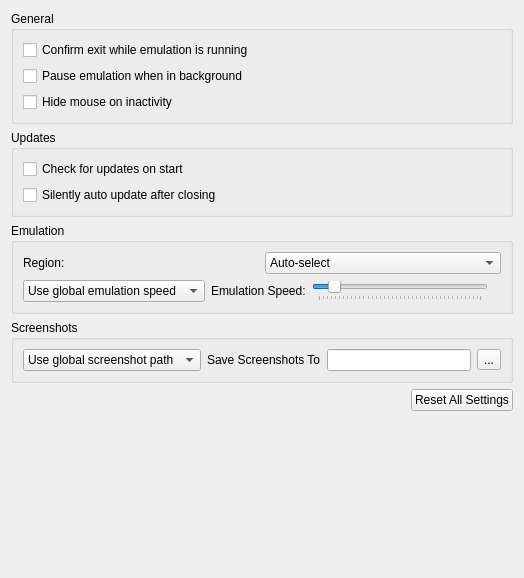
<?xml version="1.0" encoding="UTF-8"?>
<ui version="4.0">
 <class>ConfigureGeneral</class>
 <widget class="QWidget" name="ConfigureGeneral">
  <property name="geometry">
   <rect>
    <x>0</x>
    <y>0</y>
    <width>524</width>
    <height>578</height>
   </rect>
  </property>
  <property name="windowTitle">
   <string>Form</string>
  </property>
  <layout class="QHBoxLayout" name="horizontalLayout">
   <item>
    <layout class="QVBoxLayout" name="verticalLayout">
     <item>
      <widget class="QGroupBox" name="general_group">
       <property name="title">
        <string>General</string>
       </property>
       <layout class="QVBoxLayout" name="verticalLayout_5">
        <item>
         <widget class="QCheckBox" name="toggle_check_exit">
          <property name="text">
           <string>Confirm exit while emulation is running</string>
          </property>
         </widget>
        </item>
        <item>
         <widget class="QCheckBox" name="toggle_background_pause">
          <property name="text">
           <string>Pause emulation when in background</string>
          </property>
         </widget>
        </item>
        <item>
         <widget class="QCheckBox" name="toggle_hide_mouse">
          <property name="text">
           <string>Hide mouse on inactivity</string>
          </property>
         </widget>
        </item>
       </layout>
      </widget>
     </item>
     <item>
      <widget class="QGroupBox" name="updateBox">
       <property name="title">
        <string>Updates</string>
       </property>
       <layout class="QVBoxLayout" name="verticalLayout_4">
        <item>
         <widget class="QCheckBox" name="toggle_update_check">
          <property name="text">
           <string>Check for updates on start</string>
          </property>
         </widget>
        </item>
        <item>
         <widget class="QCheckBox" name="toggle_auto_update">
          <property name="text">
           <string>Silently auto update after closing</string>
          </property>
         </widget>
        </item>
       </layout>
      </widget>
     </item>
     <item>
      <widget class="QGroupBox" name="emulation_group">
       <property name="title">
        <string>Emulation</string>
       </property>
       <layout class="QVBoxLayout" name="verticalLayout_2">
        <item>
         <widget class="QWidget" name="widget_region" native="true">
          <layout class="QHBoxLayout" name="region_layout">
           <property name="leftMargin">
            <number>0</number>
           </property>
           <property name="topMargin">
            <number>0</number>
           </property>
           <property name="rightMargin">
            <number>0</number>
           </property>
           <property name="bottomMargin">
            <number>0</number>
           </property>
           <item>
            <widget class="QLabel" name="region_label">
             <property name="text">
              <string>Region:</string>
             </property>
            </widget>
           </item>
           <item>
            <widget class="QComboBox" name="region_combobox">
             <item>
              <property name="text">
               <string>Auto-select</string>
              </property>
             </item>
             <item>
              <property name="text">
               <string notr="true">JPN</string>
              </property>
             </item>
             <item>
              <property name="text">
               <string notr="true">USA</string>
              </property>
             </item>
             <item>
              <property name="text">
               <string notr="true">EUR</string>
              </property>
             </item>
             <item>
              <property name="text">
               <string notr="true">AUS</string>
              </property>
             </item>
             <item>
              <property name="text">
               <string notr="true">CHN</string>
              </property>
             </item>
             <item>
              <property name="text">
               <string notr="true">KOR</string>
              </property>
             </item>
             <item>
              <property name="text">
               <string notr="true">TWN</string>
              </property>
             </item>
            </widget>
           </item>
          </layout>
         </widget>
        </item>
        <item>
         <widget class="QWidget" name="emulation_speed_layout" native="true">
          <layout class="QHBoxLayout" name="emulation_speed_layout_inner">
           <property name="leftMargin">
            <number>0</number>
           </property>
           <property name="topMargin">
            <number>0</number>
           </property>
           <property name="rightMargin">
            <number>0</number>
           </property>
           <property name="bottomMargin">
            <number>0</number>
           </property>
           <item>
            <widget class="QComboBox" name="emulation_speed_combo">
             <item>
              <property name="text">
               <string>Use global emulation speed</string>
              </property>
             </item>
             <item>
              <property name="text">
               <string>Set emulation speed:</string>
              </property>
             </item>
            </widget>
           </item>
           <item>
            <widget class="QLabel" name="label_emulation_speed">
             <property name="text">
              <string>Emulation Speed:</string>
             </property>
            </widget>
           </item>
           <item>
            <widget class="QSlider" name="frame_limit">
             <property name="minimum">
              <number>0</number>
             </property>
             <property name="maximum">
              <number>199</number>
             </property>
             <property name="singleStep">
              <number>5</number>
             </property>
             <property name="pageStep">
              <number>15</number>
             </property>
             <property name="value">
              <number>19</number>
             </property>
             <property name="orientation">
              <enum>Qt::Horizontal</enum>
             </property>
             <property name="tickPosition">
              <enum>QSlider::TicksBelow</enum>
             </property>
            </widget>
           </item>
           <item>
            <widget class="QLabel" name="emulation_speed_display_label">
             <property name="text">
              <string/>
             </property>
             <property name="alignment">
              <set>Qt::AlignRight|Qt::AlignTrailing|Qt::AlignVCenter</set>
             </property>
            </widget>
           </item>
          </layout>
         </widget>
        </item>
       </layout>
      </widget>
     </item>
     <item>
      <widget class="QGroupBox" name="screenshot_group">
       <property name="title">
        <string>Screenshots</string>
       </property>
       <layout class="QGridLayout" name="gridLayout">
        <property name="verticalSpacing">
         <number>0</number>
        </property>
        <item row="0" column="1">
         <widget class="QWidget" name="widget_screenshot" native="true">
          <layout class="QHBoxLayout" name="screenshot_layout">
           <property name="leftMargin">
            <number>0</number>
           </property>
           <property name="topMargin">
            <number>0</number>
           </property>
           <property name="rightMargin">
            <number>0</number>
           </property>
           <property name="bottomMargin">
            <number>0</number>
           </property>
           <item>
            <widget class="QComboBox" name="screenshot_combo">
             <item>
              <property name="text">
               <string>Use global screenshot path</string>
              </property>
             </item>
             <item>
              <property name="text">
               <string>Set screenshot path:</string>
              </property>
             </item>
            </widget>
           </item>
           <item>
            <widget class="QLabel" name="screenshot_dir_label">
             <property name="text">
              <string>Save Screenshots To</string>
             </property>
            </widget>
           </item>
           <item>
            <widget class="QLineEdit" name="screenshot_dir_path"/>
           </item>
           <item>
            <widget class="QToolButton" name="change_screenshot_dir">
             <property name="text">
              <string>...</string>
             </property>
            </widget>
           </item>
          </layout>
         </widget>
        </item>
       </layout>
      </widget>
     </item>
     <item alignment="Qt::AlignRight">
      <widget class="QPushButton" name="button_reset_defaults">
       <property name="text">
        <string>Reset All Settings</string>
       </property>
      </widget>
     </item>
     <item>
      <spacer name="verticalSpacer">
       <property name="orientation">
        <enum>Qt::Vertical</enum>
       </property>
       <property name="sizeHint" stdset="0">
        <size>
         <width>20</width>
         <height>40</height>
        </size>
       </property>
      </spacer>
     </item>
    </layout>
   </item>
  </layout>
 </widget>
 <tabstops>
  <tabstop>toggle_check_exit</tabstop>
  <tabstop>toggle_background_pause</tabstop>
  <tabstop>toggle_hide_mouse</tabstop>
  <tabstop>toggle_update_check</tabstop>
  <tabstop>toggle_auto_update</tabstop>
  <tabstop>button_reset_defaults</tabstop>
 </tabstops>
 <resources/>
 <connections/>
</ui>
